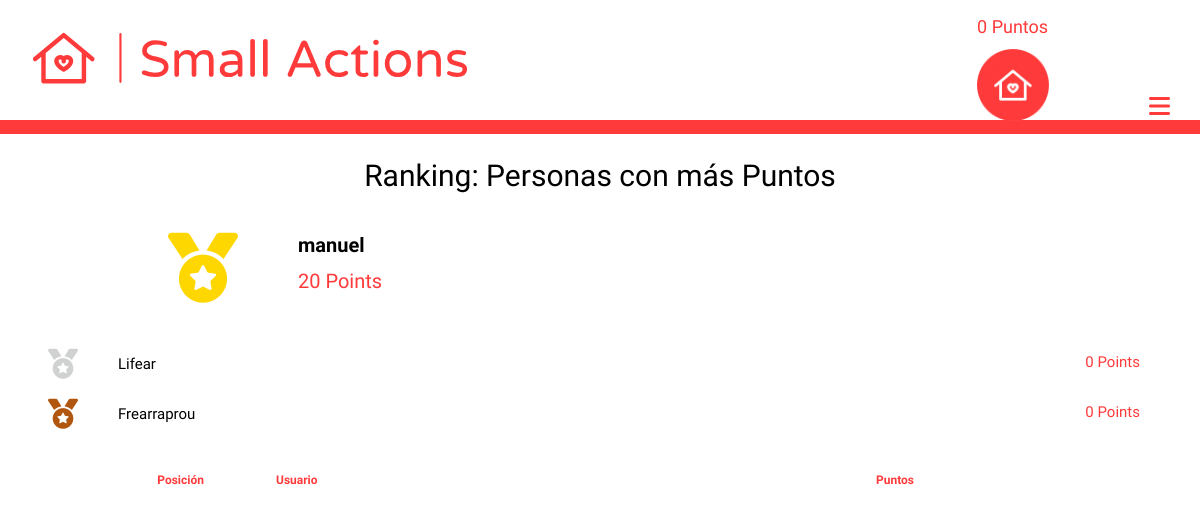
/account/ranking (signed in), run on the app's committed database.
### login/models.py (models this page shows, shortened)
class User(AbstractUser):
    points = models.PositiveIntegerField(default=0)
    photo = models.ImageField(upload_to="people", null=True, blank=True)
    latitude = models.DecimalField(max_digits=10, decimal_places=8, null=True, blank=True)
    longitude = models.DecimalField(max_digits=11, decimal_places=8, null=True, blank=True)
    visited = models.ManyToManyField('maps.Help', related_name="persons_visited", null=True, blank=True)
    can_change = models.BooleanField(null=True, blank=True) #Security
    dark_mode = models.BooleanField(default=False)
    date_forgot = models.DateTimeField(auto_now_add=True)
    random_string = models.CharField(max_length=20, blank=True, null=True, unique=True)

### login/views.py (the view)
# urls.py: path('ranking', views.ranking, name="ranking"),
@login_required(login_url='/account/login')
def ranking(request):
    user = User.objects.get(username=request.user)
    all_ranking = User.objects.all().order_by('-points')
    ranking = list(all_ranking).index(user)
    ctx = {'frist' : all_ranking[:3], 'ranking' : ranking}
    return render(request, 'login/ranking.html', ctx)

### templates/login/ranking.html (shortened to what this page needs)
{% extends 'maps/nav.html' %}
{% load static %}
{% block head %}
    <link href="{% static 'login/css/ranking.css' %}" rel="stylesheet">
{% endblock %}
{% block content %}
    <div>
        <h1>Ranking: Personas con más Puntos</h1>
        <div id='superior_grid'>
            <div id='frist_place' class="place">
                <i class="fas fa-medal"></i>
                <h2>{{frist.0.username}}</h2>
                <span>{{frist.0.points}} Points</span>
            </div>
            <div id='second_place' class="other_place place">
                <i class="fas fa-medal"></i>
                <h3>{{frist.1.username}}</h3>
                <span>{{frist.1.points}} Points</span>
            </div>
            <div id='third_place' class="other_place place">
                <i class="fas fa-medal"></i>
                <h4>{{frist.2.username}}</h4>
                <span>{{frist.2.points}} Points</span>
            </div>
        </div>
        <div id='mayor'>
            <div id='headers'>
                <h4>Posición</h4>
                <h4>Usuario</h4>
                <h4>Puntos</h4>
            </div>
        </div>
    </div>
{% endblock %}

### templates/maps/nav.html (shortened to what this page needs)
<!DOCTYPE html>
{% load static %}
{% load cache %}
<html lang="es">
    <head>
        <link rel="stylesheet" href="{% static 'maps/css/nav.css' %}">
        {% block head %}
        {% endblock %}
    </head>
    <body>
        {% cache 900 navbar %}
        <header id="all_bar">
            <div id="superior">
                <img src="{% static 'maps/images/logo.svg' %}" id="principal_logo" alt="logo" width="500" height="65">
                <div id="rigth_superior">
                    {% if request.user.is_authenticated %}
                        <h6>{{request.user.points}} Puntos</h6>
                        {% if request.user.photo %}
                            <a href="{% url 'account' %}"><img src="{{request.user.photo.url}}" alt="account" id="porfile_photo_nav" width="70" height="70"></a>
                        {% else %}
                            <a href="{% url 'account' %}"><img src="{% static 'maps/images/logo_small_icon_only_inverted.png' %}" alt="account" width="70" height="70"></a>
                        {% endif %}
                    {% else %}
                        <a href="{% url 'login' %}"><img src="{% static 'maps/images/logo_small_icon_only_inverted.png' %}" alt="account"></a>
                    {% endif %}
                    <i class="fas fa-bars" id="bars"></i>
                </div>
            </div>
            <div id="inferior">
            </div>
        </header>
        {% endcache %}
        {% block content %}
        {% endblock %}
    </body>
</html>

### static/maps/css/nav.css (style rules this page uses)
* { margin: 0; padding: 0; outline: none; font-family: 'Sora', sans-serif; }
#all_bar { margin-top: 1vh; }
#principal_logo { width: 27vw; height: 6.5vh; object-fit: contain; object-position: left; margin-left: 2vw; }
#rigth_superior { float: right; }
#rigth_superior h6 { font-family: 'Sora', sans-serif; font-size: 45px; color: #ff3a3a; font-weight: normal; display: inline-block; position: relative; bottom: 2.7vh; margin-right: 2vw; }
#rigth_superior img { width: 3.7vw; height: 3.7vw; object-fit: cover; display: inline-block; margin-right: 2vw; }
#inferior { background-color: #ff3a3a; margin-top: 2vh; height: 2.5vh; padding-top: 0.3vh; transition: height 1s; }
#bars { display: none; }
@media screen and (max-width: 1300px) { #all_bar { margin-top: 2vh; } }
@media screen and (max-width: 1300px) { #principal_logo { width: 57vw; height: 6.5vh; margin-left: 2.5vw; margin-top: 2vh; } }
@media screen and (max-width: 1300px) { #rigth_superior { margin-right: 2.5vw; } }
@media screen and (max-width: 1300px) { #rigth_superior h6 { position: static; display: block; font-size: 18px; } }
@media screen and (max-width: 1300px) { #rigth_superior img { width: 6vw; height: 6vw; margin: 0; margin-top: 1.5vh; margin-right: 8vw; } }
@media screen and (max-width: 1300px) { #bars { display: inline-block; font-size: 3vh; color: #ff3a3a; position: relative; bottom: .7vh; text-align: right; } }
@media screen and (max-width: 1300px) { #inferior { margin-top: 4vh; height: 1.5vh; z-index: 100; } }

### static/login/css/ranking.css (style rules this page uses)
h1 { text-align: center; font-size: 60px; font-weight: 500; margin-top: 3vh; }
#superior_grid { margin-top: 5vh; display: grid; margin-left: 2vw; width: 96vw; grid-template-rows: repeat(2, 6vh); grid-template-columns: repeat(2, 48vw); }
#frist_place { grid-row: 1 / 2; grid-column: 1; display: grid; grid-template-columns: 100px 38vw; grid-template-rows: repeat(2, 50px); margin-left: 12vw; }
#frist_place i { font-size: 100px; color: #FFD700; grid-row: 1 / 2; grid-column: 1; }
#frist_place h2 { font-size: 30px; display: inline-block; margin-left: 2vw; font-weight: 600; grid-row: 1; grid-column: 2; }
#frist_place span { grid-row: 2; grid-column: 2; color: #ff3a3a; font-size: 40px; margin-left: 2vw; }
#second_place { grid-row: 1; grid-column: 2; }
#second_place i { font-size: 50px; color: #D0D2D1; }
#third_place { grid-row: 2; grid-column: 2; }
#third_place i { font-size: 50px; color: #B1560F; }
.other_place h3, .other_place h4 { display: inline-block; font-size: 30px; position: relative; bottom: 10px; font-weight: 400; margin-left: 1vw; }
.other_place span { font-size: 30px; font-weight: 500; color: #ff3a3a; float: right; text-align: right; margin-right: 7vw; }
#headers { margin-top: 7vh; margin-bottom: 3vh; }
#headers h4 { font-size: 25px; color: #ff3a3a; font-weight: 600; }
.column, #headers { display: grid; grid-template-columns: 16.6vw 40vw 36.6vw; }
#headers h4:nth-child(1) { text-align: right; padding-right: 3vw; }
#headers h4:nth-child(2) { padding-left: 3vw; }
#headers h4:nth-child(3) { padding-left: 3vw; }
@media screen and (max-width: 1300px) { h1 { font-size: 30px; } }
@media screen and (max-width: 1300px) { #superior_grid { display: block; } }
@media screen and (max-width: 1300px) { #frist_place { margin: 0; grid-template-columns: 70px 50vw; grid-template-rows: repeat(2, 36px); margin-left: 12vw; margin-top: 4vh; } }
@media screen and (max-width: 1300px) { #frist_place i { font-size: 70px; } }
@media screen and (max-width: 1300px) { #frist_place h2 { font-size: 20px; margin-left: 5vw; } }
@media screen and (max-width: 1300px) { #frist_place span { font-size: 20px; margin-left: 5vw; } }
@media screen and (max-width: 1300px) { .other_place { width: 98vw; margin-left: 2vw; } }
@media screen and (max-width: 1300px) { #second_place i, #third_place i { font-size: 30px; position: relative; bottom: 4px; } }
@media screen and (max-width: 1300px) { .other_place h3, .other_place h4 { font-size: 15px; margin-left: 3vw; } }
@media screen and (max-width: 1300px) { .other_place span { font-size: 15px; } }
@media screen and (max-width: 1300px) { #second_place { margin-top: 6vh; margin-bottom: 2.5vh; } }
@media screen and (max-width: 1300px) { #headers { margin-top: 5vh; margin-bottom: 1.5vh; } }
@media screen and (max-width: 1300px) { .column, #headers { grid-template-columns: 20vw 50vw 30vw; } }
@media screen and (max-width: 1300px) { #headers h4 { font-size: 12px; } }

### data on the page
User: user.points "0"
User: username "manuel", points "20"
User: username "Lifear", points "0"
User: username "Frearraprou", points "0"
